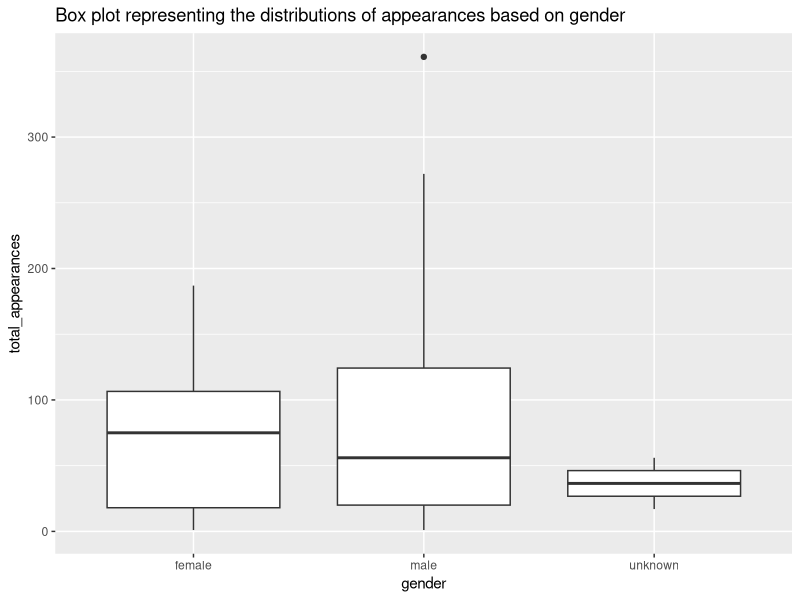

Here is the R script that generated this plot:
## ---- chunk 1
#| label: setup
#| warning: false
#| message: false

library(readr)
library(tidyverse)
library(ggplot2)
library(dplyr)

knitr::opts_chunk$set(echo = TRUE, warning=FALSE, message=FALSE)
## ---- chunk 2
data_actors <- read_csv("_data/snl_actors.csv", show_col_types = FALSE)
head(data_actors)
## ---- chunk 3
dim(data_actors)
## ---- chunk 4
data_casts <- read_csv("_data/snl_casts.csv", show_col_types = FALSE)
head(data_casts)
## ---- chunk 5
dim(data_casts)
## ---- chunk 6
data_seasons <- read_csv("_data/snl_seasons.csv", show_col_types = FALSE)
head(data_seasons)
## ---- chunk 7
dim(data_seasons)
## ---- chunk 8
modified_data_casts <- data_casts %>%
                        group_by(aid) %>%
                        select(-last_epid, -first_epid) %>%
                        summarise(total_appearances = sum(n_episodes))
head(modified_data_casts)

## ---- chunk 9
combined_cast_data <- modified_data_casts %>%
                        left_join(data_actors, by='aid')
head(combined_cast_data)
## ---- chunk 10
ggplot(combined_cast_data)+
  geom_boxplot(aes(x = gender, y = total_appearances))+
  labs(title = "Box plot representing the distributions of appearances based on gender")
